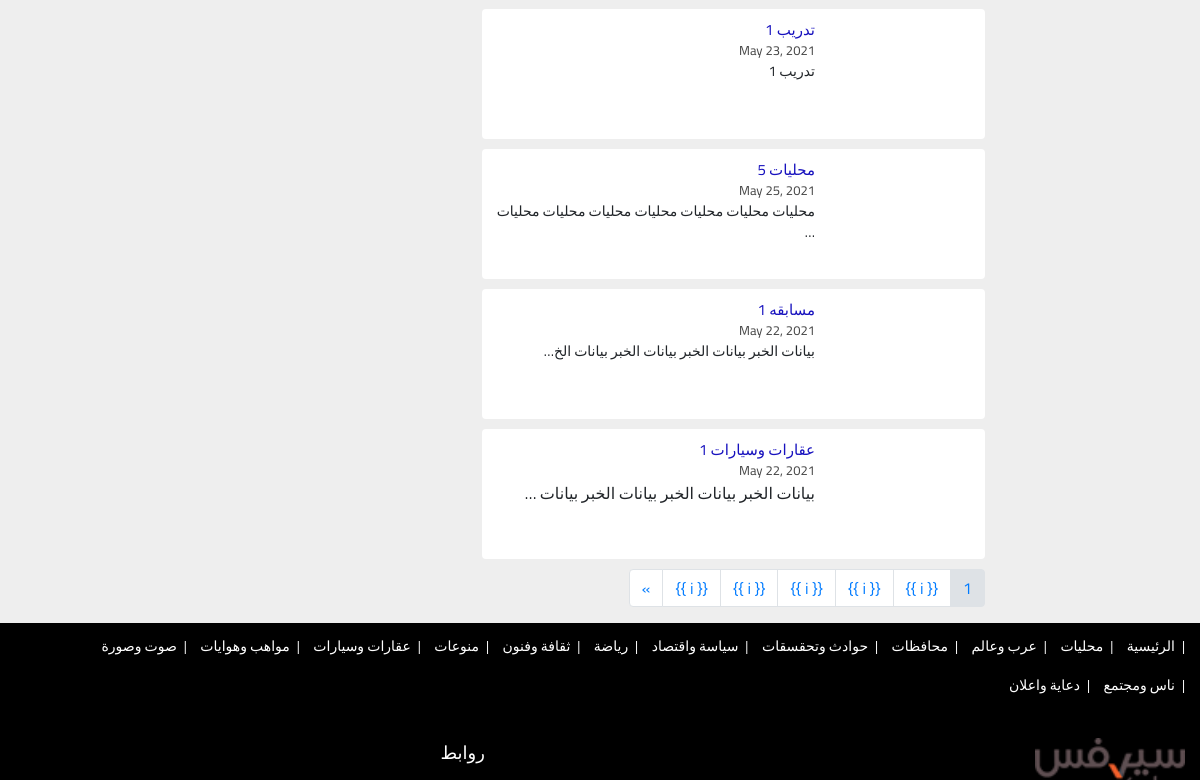
The page /most-read/1/ (middle part) on the database as committed earlier.
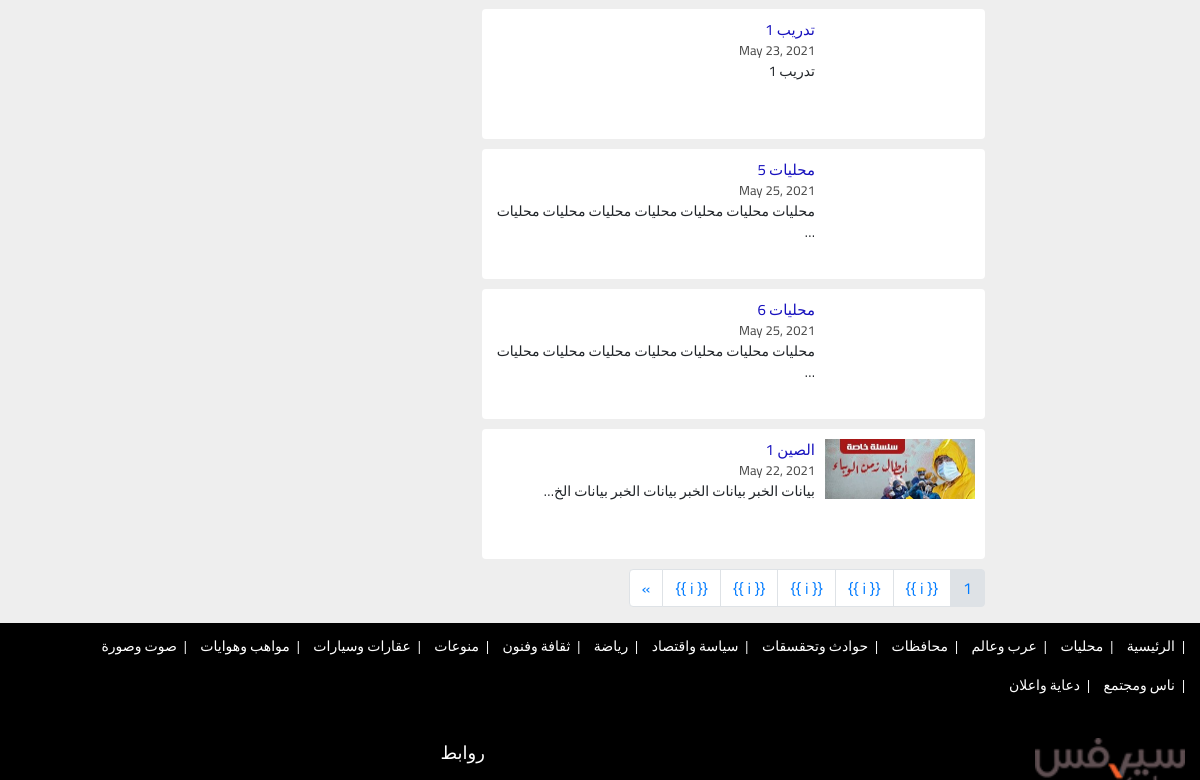
The same page on the database as committed later.
### news/models.py (models this page shows, shortened)
class News(models.Model):
    user = models.ForeignKey(settings.AUTH_USER_MODEL,
                             on_delete=models.SET_NULL, null=True, blank=True)
    category = models.ForeignKey(Category,
                                 on_delete=models.CASCADE, verbose_name='القسم')
    title = models.CharField(max_length=200, verbose_name='العنوان')
    Publish_date = models.DateTimeField(auto_now_add=True)
    details = RichTextField(blank=True, null=True, verbose_name='البيانات')
    img = models.ImageField(verbose_name='الصوره')
    approval = models.BooleanField(default=False, verbose_name='الموافقه')
    viewCount = models.IntegerField(default=0, verbose_name='عدد المشاهديين')
    commentCount = models.IntegerField(default=0, verbose_name='عدد التعليقات')
    class Meta:
        ordering = ['-Publish_date']

### news/views.py (the view)
# urls.py: path('most-read/<int:page>/', most_read, name='most-read'),
def most_read(request, page):
    news_list = News.objects.filter(approval=True).order_by('-viewCount')
    paginator = Paginator(news_list, 10)
    try:
        news = paginator.page(page)
    except PageNotAnInteger:
        news = paginator.page(1)
    except EmptyPage:
        news = paginator.page(paginator.num_pages)
    notes = Note.objects.all().order_by('-id')[:3]
    photo1 = Photo.objects.filter(pk=1).last()
    photo2 = Photo.objects.filter(pk=2).last()
    photo3 = Photo.objects.filter(pk=3).last()
    last_news = News.objects.filter(approval=True).order_by('-id')[:6]
    photos = Photo.objects.all()[5:10]
    advertisings = Photo.objects.all()[10:15]
    context = {'news_list': news,
               'last_news': last_news,
               'notes': notes,
               'photo1': photo1,
               'photo2': photo2,
               'photo3': photo3,
               'photos': photos,
               'advertisings': advertisings,
               }
    return render(request, 'most-read.html', context)

### templates/most-read.html (shortened to what this page needs)
{% extends 'base.html' %}
{% load static %}
{% block contain %}
<div class="main">
    <div class="container-fluid">
        <div class="row">
            <div class="col-sm-12 col-md-2 col-lg-2">
            </div>
            <div class="col-sm-12 col-md-8 col-lg-8">
                <div class="accidents-investigations">
                    <div class="row">
                        <div class="col-sm-12 col-md-12 col-lg-8">
                            <div class="arab-news card-news-img-right">
                                {% for news in news_list%}
                                <div class="card">
                                    <div class="card-img"><img src="{{news.img.url}}" alt=""></div>
                                    <a href="{% url 'news_details' news.pk%}" class="card-title">{{news.title}}</a>
                                    <span class="card-date">{{news.Publish_date.date}}</span>
                                    <p class="card-text">{{news.details|safe|truncatechars:50}}</p>
                                </div>
                                {% endfor %}
                            </div>
                            <nav aria-label="Page navigation example">
                                {% if news_list.has_other_pages %}
                                <ul class="pagination">
                                    {% for i in news_list.paginator.page_range %}
                                    {% if news_list.number == i %}
                                    <li class="page-item"><a class="page-link" style="background-color:#dee2e6"
                                                             href="#">{{ i }}</a></li>
                                    {% else %}
                                    <li class="page-item"><a class="page-link" href="{% url 'most-read' i %}">{{ i
                                        }}</a></li>
                                    {% endif %}
                                    {% endfor %}
                                    {% if news_list.has_next %}
                                    <li class="page-item">
                                        <a class="page-link" href="{% url 'most-read' news_list.next_page_number%}"
                                           aria-label="Next">
                                            <span aria-hidden="true">&raquo;</span>
                                        </a>
                                    </li>
                                    {% endif %}
                                </ul>
                                {% endif %}
                            </nav>
                        </div>
                        <div class="col-sm-12 col-md-12 col-lg-4">
                        </div>
                    </div>
                </div>
            </div>
            <div class="col-sm-12 col-md-2 col-lg-2">
            </div>
        </div>
    </div>
</div>
{% endblock contain%}

### templates/base.html (shortened to what this page needs)
{% load static %}
<!DOCTYPE html>
<html lang="en">
<head>
    <link rel="stylesheet" href="{% static 'assets/css/bootstrap-ar.min.css' %}">
    <link rel="stylesheet" href="{% static 'assets/css/slick.css' %}">
    <link rel="stylesheet" href="{% static 'assets/css/slick-theme.css' %}">
    <link rel="stylesheet" href="{% static 'assets/css/all.min.css' %}">
    <link href="https://prayertimes.date/css/widget.api.v1.min.css" rel="stylesheet"/>
    <link rel="stylesheet" href="{% static 'assets/css/style.css' %}">
</head>
<body>
{% block contain %}
{% endblock %}
<footer>
    <div class="container-fluid">
        <div class="row">
            <div class="col-sm-12 col-md-12 col-lg-12">
                <div class="important-links an-links">
                    <ul class="list-unstyled">
                        <li><a href="#">الرئيسية</a></li>
                        <li><a href="#">محليات</a></li>
                        <li><a href="#">عرب وعالم</a></li>
                        <li><a href="#">محافظات</a></li>
                        <li><a href="#">حوادث وتحقسقات</a></li>
                        <li><a href="">سياسة واقتصاد</a></li>
                        <li><a href="">رياضة</a></li>
                        <li><a href="">ثقافة وفنون</a></li>
                        <li><a href="">منوعات</a></li>
                        <li><a href="">عقارات وسيارات</a></li>
                        <li><a href="">مواهب وهوايات</a></li>
                        <li><a href="">صوت وصورة</a></li>
                        <li><a href="">ناس ومجتمع</a></li>
                        <li><a href="">دعاية واعلان</a></li>
                    </ul>
                </div>
            </div>
            <div class="col-sm-12 col-md-12 col-lg-3">
                <div class="logo mt-3">
                    <img src="{% static 'assets/images/logo.png' %}" alt="">
                </div>
            </div>
            <div class="col-sm-12 col-md-6 col-lg-4">
            </div>
            <div class="col-sm-12 col-md-12 col-lg-5">
                <div class="important-links">
                    <h5>روابط</h5>
                </div>
            </div>
        </div>
    </div>
</footer>
</body>
</html>

### static/assets/css/style.css (style rules this page uses)
html { scroll-behavior: smooth; }
body { font-family: "Cairo", sans-serif; direction: rtl; }
img { max-width: 100%; width: 100%; }
.main { padding-top: 30px; background-color: #eee; }
.card-news-img-right .card { position: relative; padding: 10px; padding-right: 170px; border: 0; height: 130px; margin-bottom: 10px; }
.card-news-img-right .card .card-img { position: absolute; right: 10px; width: 150px; }
.card-news-img-right .card .card-text, .card-news-img-right .card .card-title { margin: 0; }
.card-news-img-right .card .card-date { color: #444; font-size: 13px; }
.card-news-img-right .card .card-title { font-size: 15px; color: #1711be; }
.card-news-img-right .card .card-text { font-size: 14px; overflow: hidden; display: -webkit-box; text-overflow: ellipsis; -webkit-line-clamp: 2; -webkit-box-orient: vertical; }
footer { background-color: #000; padding: 0 0 10px 0; padding-top: 5px; }
footer ul li { margin-top: 8px; transition: 0.5s; font-size: 14px; color: #fff; position: relative; padding-right: 10px; }
footer ul li::before { position: absolute; font-family: "Font Awesome 5 Free"; content: ""; font-weight: 900; right: 0; }
footer ul li a { color: #fff; text-decoration: none; }
footer .logo { text-align: right; }
footer .logo img { max-height: 100px; max-width: 150px; }
footer .important-links h5 { color: #fff; font-size: 18px; margin-bottom: 15px; margin-top: 20px; }
footer .important-links ul li { width: 50%; float: right; }
footer .an-links li { display: inline-block; float: none !important; width: auto !important; margin-left: 10px; margin-bottom: 10px !important; }
footer .an-links li a { font-size: 14px; }
footer .an-links li::before { content: "|"; }

Rows that differ between the two databases and show on the page:
no longer on this page (row unchanged): News: title "مسابقه 1", Publish_date "May 22, 2021", details "بيانات الخبر بيانات الخبر بيانات الخبر بيانات الخ…"
no longer on this page (row unchanged): News: title "عقارات وسيارات 1", Publish_date "May 22, 2021", details "بيانات الخبر بيانات الخبر بيانات الخبر بيانات …"
now on this page (row edited): News: title "محليات 6", Publish_date "May 25, 2021", details "محليات محليات محليات محليات محليات محليات محليات …"
now on this page (row edited): News: img (picture), title "الصين 1", Publish_date "May 22, 2021", details "بيانات الخبر بيانات الخبر بيانات الخبر بيانات الخ…"
